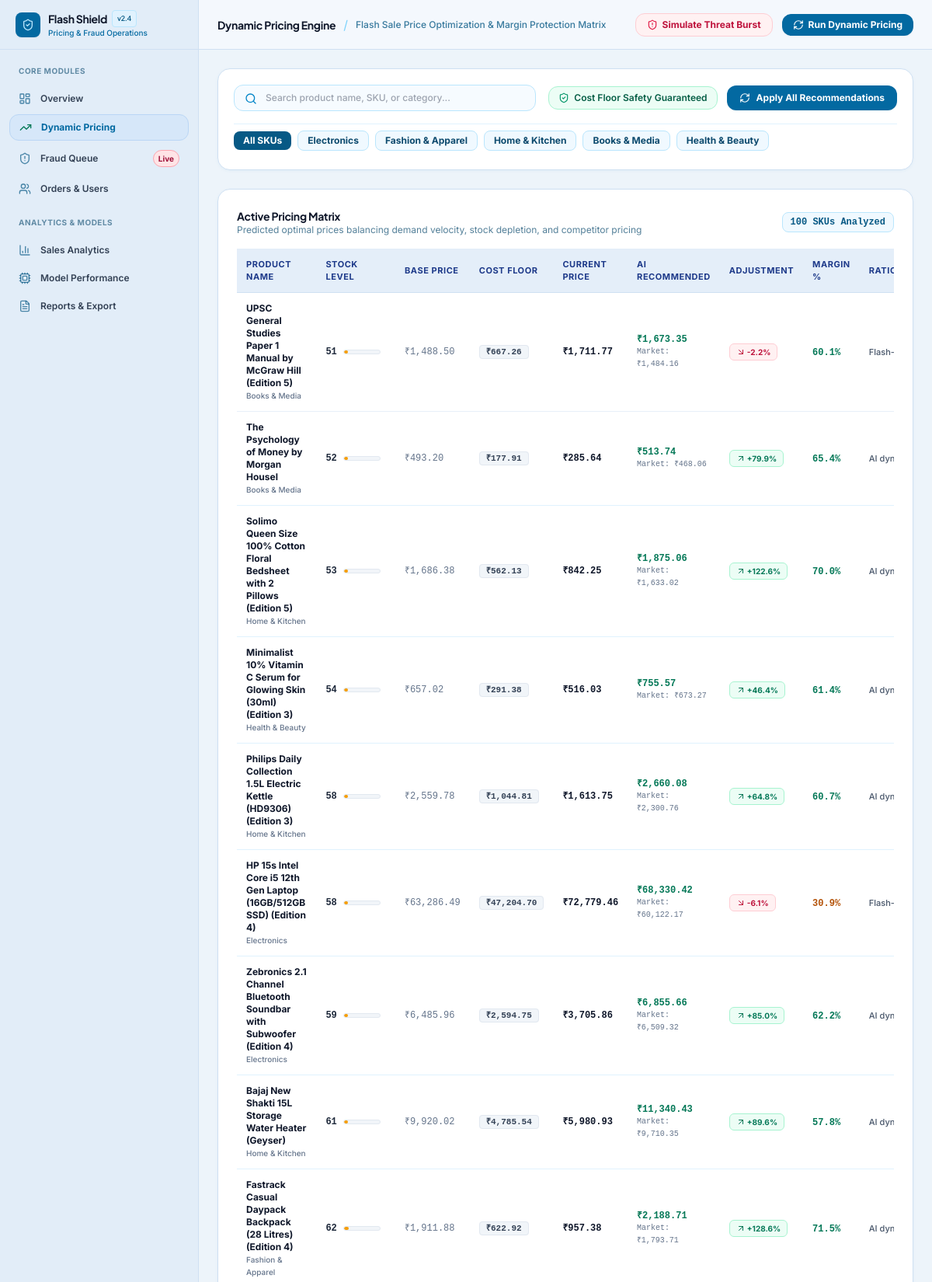
Page /admin/pricing (upper part) on the committed database.
### app/models.py (models this page shows, shortened)
class Product(db.Model):
    __tablename__ = 'products'
    id = db.Column(db.String(64), primary_key=True, default=generate_uuid)
    name = db.Column(db.String(255), nullable=False)
    category = db.Column(db.String(100), nullable=False)
    base_price = db.Column(db.Float, nullable=False)
    cost_price = db.Column(db.Float, nullable=False)
    current_price = db.Column(db.Float, nullable=False)
    stock_quantity = db.Column(db.Integer, nullable=False, default=100)
    popularity_score = db.Column(db.Float, nullable=False, default=0.5)
    created_at = db.Column(db.String(50), nullable=True)
    orders = db.relationship('Order', backref='product', lazy='dynamic')
    competitor_prices = db.relationship('CompetitorPrice', backref='product', lazy='dynamic')
    price_logs = db.relationship('PriceLog', backref='product', lazy='dynamic', order_by='PriceLog.timestamp.desc()')

### app/dashboard/routes.py (the view)
@dashboard_bp.route('/pricing')
def pricing():
    category = request.args.get('category', '').strip()
    search = request.args.get('q', '').strip()
    query = Product.query
    if category:
        query = query.filter_by(category=category)
    if search:
        query = query.filter(
            (Product.name.ilike(f'%{search}%')) |
            (Product.id.ilike(f'%{search}%')) |
            (Product.category.ilike(f'%{search}%'))
        )
    products = query.order_by(Product.stock_quantity.asc()).limit(100).all()
    recommendations = []
    for prod in products:
        rec = pricing_engine.recommend_price(prod)
        recommendations.append(rec)
    categories = [c[0] for c in db.session.query(Product.category).distinct().all()]
    return render_template(
        'admin/pricing.html',
        recommendations=recommendations,
        categories=categories,
        selected_category=category,
        search_query=search
    )

### app/dashboard/routes.py (called while the page is built)
@dashboard_bp.before_request
def require_admin():
    if request.endpoint != 'auth.admin_login' and not session.get('is_admin'):
        pass

### app/templates/admin/pricing.html (shortened to what this page needs)
{% extends "admin/layout.html" %}
{% block admin_title %}Dynamic Pricing Engine{% endblock %}
{% block admin_subtitle %}Flash Sale Price Optimization & Margin Protection Matrix{% endblock %}
{% block admin_content %}
<div class="p-5 admin-card space-y-4">
  <div class="flex flex-col lg:flex-row lg:items-center justify-between gap-4">
    <div class="flex-1 max-w-md">
      <form action="{{ url_for('dashboard.pricing') }}" method="GET" class="relative">
        <input type="text" id="pricing-search-input" name="q" placeholder="Search product name, SKU, or category..."
          value="{{ search_query if search_query else '' }}" onkeyup="filterPricingTableLive()"
          class="w-full pl-10 pr-4 py-2 text-xs bg-sky-50/60 focus:bg-white border border-sky-200 focus:border-sky-500 rounded-xl outline-none transition-all text-slate-900 font-medium">
        <i data-lucide="search" class="w-4 h-4 text-sky-600 absolute left-3.5 top-2.5"></i>
      </form>
    </div>
    <div class="flex items-center gap-3 flex-shrink-0">
      <div class="hidden sm:flex items-center gap-1.5 px-3 py-1.5 rounded-xl bg-emerald-50 border border-emerald-200 text-emerald-800 text-xs font-semibold">
        <i data-lucide="shield-check" class="w-3.5 h-3.5 text-emerald-600"></i>
        <span>Cost Floor Safety Guaranteed</span>
      </div>
      <button onclick="applyAllPricingModal()"
        class="inline-flex items-center gap-2 px-4 py-2 rounded-xl bg-sky-700 hover:bg-sky-800 text-white text-xs font-bold shadow-sm transition-all">
        <i data-lucide="refresh-cw" class="w-3.5 h-3.5"></i>
        <span>Apply All Recommendations</span>
      </button>
    </div>
  </div>
  <div class="flex items-center gap-2 overflow-x-auto pt-2 border-t border-sky-100 pb-1">
    <a href="{{ url_for('dashboard.pricing', q=search_query) }}"
      class="px-3 py-1 rounded-lg text-xs font-bold whitespace-nowrap transition-all
      {% if not selected_category %} bg-sky-800 text-white shadow-xs
      {% else %} bg-sky-50 text-sky-900 hover:bg-sky-100 border border-sky-200 {% endif %}">
      All SKUs
    </a>
    {% for cat in categories %}
      <a href="{{ url_for('dashboard.pricing', category=cat, q=search_query) }}"
        class="px-3 py-1 rounded-lg text-xs font-bold whitespace-nowrap transition-all
        {% if selected_category == cat %} bg-sky-800 text-white shadow-xs
        {% else %} bg-sky-50 text-sky-900 hover:bg-sky-100 border border-sky-200 {% endif %}">
        {{ cat }}
      </a>
    {% endfor %}
  </div>
</div>
<div class="p-6 admin-card space-y-4">
  <div class="flex items-center justify-between">
    <div>
      <h3 class="text-sm font-bold text-slate-900 font-display">Active Pricing Matrix</h3>
      <p class="text-xs text-sky-900/70">Predicted optimal prices balancing demand velocity, stock depletion, and competitor pricing</p>
    </div>
    <span class="text-xs font-mono font-bold text-sky-800 bg-sky-50 px-2.5 py-1 rounded-lg border border-sky-200">{{ recommendations|length }} SKUs Analyzed</span>
  </div>
  <div class="overflow-x-auto">
    <table class="w-full text-left text-xs">
      <thead>
        <tr class="admin-table-header">
          <th class="py-3 px-3">Product Name</th>
          <th class="py-3 px-3">Stock Level</th>
          <th class="py-3 px-3">Base Price</th>
          <th class="py-3 px-3">Cost Floor</th>
          <th class="py-3 px-3">Current Price</th>
          <th class="py-3 px-3">AI Recommended</th>
          <th class="py-3 px-3">Adjustment</th>
          <th class="py-3 px-3">Margin %</th>
          <th class="py-3 px-3">Rationale</th>
        </tr>
      </thead>
      <tbody class="divide-y divide-sky-100 font-medium" id="pricing-table-body">
        {% for rec in recommendations %}
          <tr class="admin-table-row group" id="row-{{ rec.product_id }}">
            <td class="py-3 px-3">
              <div class="font-bold text-slate-900 hover:text-brand-600 transition-colors cursor-pointer" onclick="openPriceHistoryModal('{{ rec.product_id }}')">
                {{ rec.product_name }}
              </div>
              <div class="text-[10px] text-slate-500 font-medium">{{ rec.category }}</div>
            </td>
            <td class="py-3 px-3">
              <div class="flex items-center gap-2">
                <span class="font-mono text-slate-800 font-semibold">{{ rec.stock }}</span>
                <div class="w-12 bg-slate-100 h-1.5 rounded-full overflow-hidden border border-slate-200">
                  <div class="h-full rounded-full {% if rec.stock < 50 %}bg-rose-500{% elif rec.stock < 150 %}bg-amber-500{% else %}bg-emerald-500{% endif %}" style="width: {{ (rec.stock / 500) * 100 }}%"></div>
                </div>
              </div>
            </td>
            <td class="py-3 px-3 font-mono text-slate-500">{{ rec.base_price | currency }}</td>
            <td class="py-3 px-3 font-mono">
              <span class="px-2 py-0.5 rounded bg-slate-100 text-slate-700 text-[11px] font-semibold border border-slate-200">{{ rec.cost_price | currency }}</span>
            </td>
            <td class="py-3 px-3 font-mono text-slate-900 font-bold" id="curr-price-{{ rec.product_id }}">{{ rec.current_price | currency }}</td>
            <td class="py-3 px-3">
              <div class="font-mono font-bold text-emerald-700 text-xs">
                {{ rec.recommended_price | currency }}
              </div>
              <div class="text-[10px] text-slate-500 font-mono">Market: {{ rec.competitor_avg | currency }}</div>
            </td>
            <td class="py-3 px-3">
              {% if rec.price_diff < 0 %}
                <span class="inline-flex items-center gap-0.5 px-2 py-0.5 rounded-md bg-rose-50 text-rose-700 text-[10px] font-bold border border-rose-200">
                  <i data-lucide="arrow-down-right" class="w-3 h-3"></i>
                  <span>{{ rec.price_diff_pct }}%</span>
                </span>
              {% elif rec.price_diff > 0 %}
                <span class="inline-flex items-center gap-0.5 px-2 py-0.5 rounded-md bg-emerald-50 text-emerald-700 text-[10px] font-bold border border-emerald-200">
                  <i data-lucide="arrow-up-right" class="w-3 h-3"></i>
                  <span>+{{ rec.price_diff_pct }}%</span>
                </span>
              {% else %}
                <span class="px-2 py-0.5 rounded-md bg-slate-100 text-slate-600 text-[10px] font-medium border border-slate-200">Optimal</span>
              {% endif %}
            </td>
            <td class="py-3 px-3">
              <span class="font-mono font-bold {% if rec.profit_margin > 40 %}text-emerald-700{% elif rec.profit_margin > 20 %}text-amber-700{% else %}text-rose-700{% endif %}">
                {{ rec.profit_margin }}%
              </span>
            </td>
            <td class="py-3 px-3 text-slate-600 max-w-xs truncate text-[11px]" title="{{ rec.reason }}">
              {{ rec.reason }}
            </td>
          </tr>
        {% endfor %}
      </tbody>
    </table>
  </div>
</div>
{% endblock %}

### app/static/css/custom.css (style rules this page uses)
:root { --font-sans: 'Inter', -apple-system, BlinkMacSystemFont, "Segoe UI", Roboto, sans-serif; --font-display: 'Plus Jakarta Sans', 'Inter', sans-serif; --admin-bg: #edf4fa; --admin-sidebar-bg: #e2edf8; --admin-header-bg: #f4f8fd; --admin-card-bg: #ffffff; --admin-border: #cfe0f2; --admin-border-subtle: #dbe7f5; --admin-accent: #0284c7; --admin-accent-dark: #0369a1; --admin-nav-active-bg: #d6e7f9; --admin-nav-active-text: #0369a1; --storefront-top-bg: #091322; --storefront-header-bg: #0f1f38; --storefront-header-border: #1a335a; --storefront-hero-start: #0c192c; --storefront-hero-mid: #112542; --storefront-hero-end: #183358; --text-main: #0f172a; --text-muted: #475569; --text-subtle: #64748b; }
body { font-family: var(--font-sans); color: var(--text-main); -webkit-font-smoothing: antialiased; -moz-osx-font-smoothing: grayscale; }
h1, h2, h3, h4, .font-display { font-family: var(--font-display); letter-spacing: -0.02em; }
.admin-card { background: #ffffff !important; border: 1px solid var(--admin-border) !important; border-radius: 16px; box-shadow: 0 1px 4px 0 rgba(2, 132, 199, 0.05), 0 1px 2px -1px rgba(2, 132, 199, 0.04); }
.admin-table-header { background-color: #e4eef9 !important; color: #1e3a8a !important; font-size: 11px; font-weight: 700; text-transform: uppercase; letter-spacing: 0.05em; border-bottom: 1px solid var(--admin-border) !important; }
.admin-table-row { border-bottom: 1px solid #e7eff8; transition: background-color 0.15s ease; }

### rows in the picture
Product: product_name "UPSC General Studies Paper 1 Manual by McGraw Hill (Edition 5)", category "Books & Media", stock "51", {{ (rec.stock / 500) * 100 }} 10.2 (drawn), base_price "₹1,488.50", cost_price "₹667.26", current_price "₹1,711.77", recommended_price "₹1,673.35", competitor_avg "₹1,484.16", price_diff_pct "-2.2", profit_margin "60.1", reason "Flash-sale promotional discount (2.2% cut) targeting…"
Product: product_name "The Psychology of Money by Morgan Housel", category "Books & Media", stock "52", {{ (rec.stock / 500) * 100 }} 10.4 (drawn), base_price "₹493.20", cost_price "₹177.91", current_price "₹285.64", recommended_price "₹513.74", competitor_avg "₹468.06", price_diff_pct "79.9", profit_margin "65.4", reason "AI dynamic equilibrium optimization based on real-tim…"
Product: product_name "Solimo Queen Size 100% Cotton Floral Bedsheet with 2 Pillows (Edition 5)", category "Home & Kitchen", stock "53", {{ (rec.stock / 500) * 100 }} 10.6 (drawn), base_price "₹1,686.38", cost_price "₹562.13", current_price "₹842.25", recommended_price "₹1,875.06", competitor_avg "₹1,633.02", price_diff_pct "122.6", profit_margin "70.0", reason "AI dynamic equilibrium optimization based on real-tim…"
Product: product_name "Minimalist 10% Vitamin C Serum for Glowing Skin (30ml) (Edition 3)", category "Health & Beauty", stock "54", {{ (rec.stock / 500) * 100 }} 10.8 (drawn), base_price "₹657.02", cost_price "₹291.38", current_price "₹516.03", recommended_price "₹755.57", competitor_avg "₹673.27", price_diff_pct "46.4", profit_margin "61.4", reason "AI dynamic equilibrium optimization based on real-tim…"
Product: product_name "Philips Daily Collection 1.5L Electric Kettle (HD9306) (Edition 3)", category "Home & Kitchen", stock "58", {{ (rec.stock / 500) * 100 }} 11.600000000000001 (drawn), base_price "₹2,559.78", cost_price "₹1,044.81", current_price "₹1,613.75", recommended_price "₹2,660.08", competitor_avg "₹2,300.76", price_diff_pct "64.8", profit_margin "60.7", reason "AI dynamic equilibrium optimization based on real-tim…"
Product: product_name "HP 15s Intel Core i5 12th Gen Laptop (16GB/512GB SSD) (Edition 4)", category "Electronics", stock "58", {{ (rec.stock / 500) * 100 }} 11.600000000000001 (drawn), base_price "₹63,286.49", cost_price "₹47,204.70", current_price "₹72,779.46", recommended_price "₹68,330.42", competitor_avg "₹60,122.17", price_diff_pct "-6.1", profit_margin "30.9", reason "Flash-sale promotional discount (6.1% cut) targeting c…"
Product: product_name "Zebronics 2.1 Channel Bluetooth Soundbar with Subwoofer (Edition 4)", category "Electronics", stock "59", {{ (rec.stock / 500) * 100 }} 11.799999999999999 (drawn), base_price "₹6,485.96", cost_price "₹2,594.75", current_price "₹3,705.86", recommended_price "₹6,855.66", competitor_avg "₹6,509.32", price_diff_pct "85.0", profit_margin "62.2", reason "AI dynamic equilibrium optimization based on real-tim…"
Product: product_name "Bajaj New Shakti 15L Storage Water Heater (Geyser)", category "Home & Kitchen", stock "61", {{ (rec.stock / 500) * 100 }} 12.2 (drawn), base_price "₹9,920.02", cost_price "₹4,785.54", current_price "₹5,980.93", recommended_price "₹11,340.43", competitor_avg "₹9,710.35", price_diff_pct "89.6", profit_margin "57.8", reason "AI dynamic equilibrium optimization based on real-tim…"
Product: product_name "Fastrack Casual Daypack Backpack (28 Litres) (Edition 4)", category "Fashion & Apparel", stock "62", {{ (rec.stock / 500) * 100 }} 12.4 (drawn), base_price "₹1,911.88", cost_price "₹622.92", current_price "₹957.38", recommended_price "₹2,188.71", competitor_avg "₹1,793.71", price_diff_pct "128.6", profit_margin "71.5", reason "AI dynamic equilibrium optimization based on real-tim…"

### other values in the picture
{{ cat }} "Electronics" "Fashion & Apparel" "Home & Kitchen" "Books & Media" "Health & Beauty"
{{ recommendations|length }} "100"
